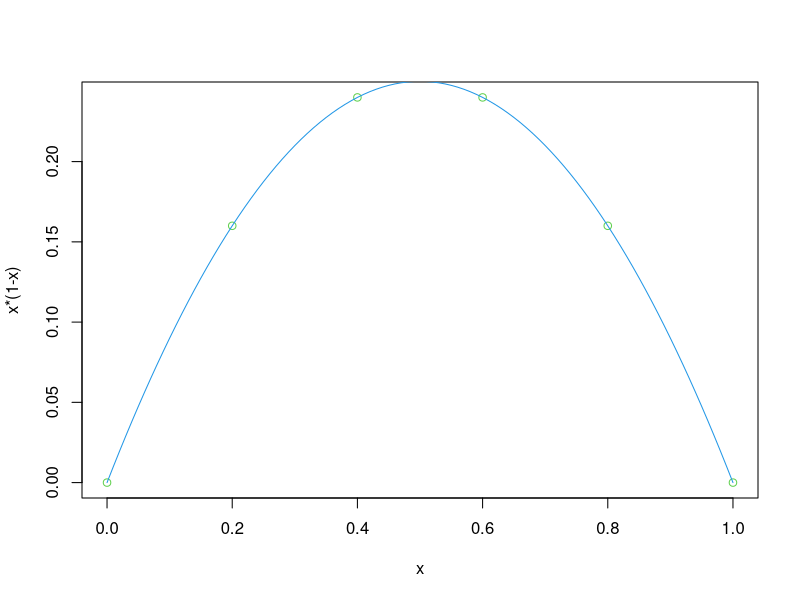
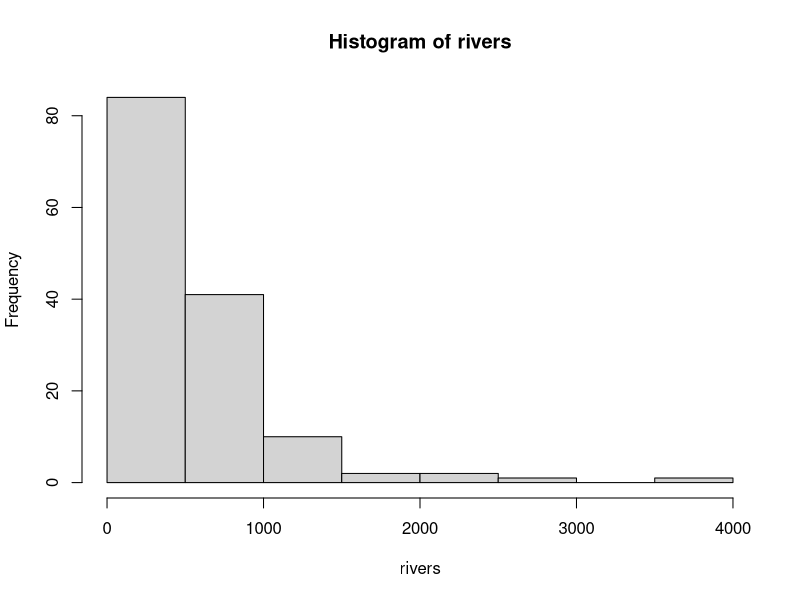

Write R code to recreate these figures, in order.
## ---- chunk 1
vector <- seq(from = 0, to = 1,  by = 0.2)
plot(vector, vector*(1-vector),col = 3, xlab = "x", ylab = "x*(1-x)")

vector <- seq(from = 0, to = 1,  by = 0.01)

lines(vector, vector*(1-vector),col = 4)
## ---- chunk 2
sum((1:100)*(1:100))
## ---- chunk 3
x <- seq(from = 10, to = 30, by = 2)
x[-1:-3]
## ---- chunk 4
rivers
mean(rivers)
sd(rivers)
hist(rivers)
summary(rivers)
largos <- rivers[rivers>1000]
largos
